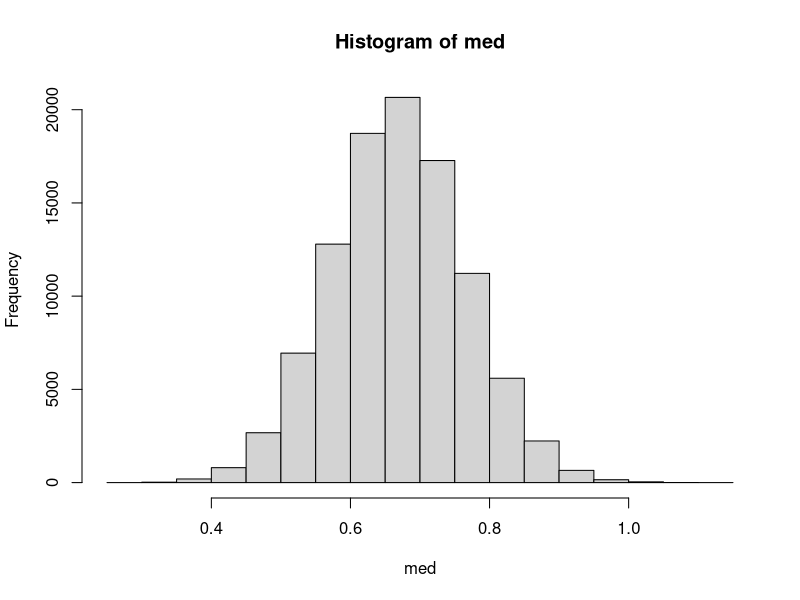

This figure's R source:
#Distribution of mean
y=rnorm(200)
return_median<-function(x)
{
  return(median(x))
}
med=rep(0,100000)
for(i in 1:100000)
{ y=rnorm(200)
  med[i]=quantile(y,0.75)
}
hist(med)
#bootstrap T confidence interval
boot_main=rep(0,1000)
sd_sub=rep(0,1000)
for(i in 1:1000)
{
  new_y=y[sample(1:200,200,replace = TRUE)]
  boot_main[i]=return_median(new_y)
  print(return_median(new_y))
  boot_sub=rep(0,1000)
  for(j in 1:1000)
  {
    newy=unique(new_y)
    newy=newy[sample(1:length(newy),length(newy),replace=TRUE)]
    boot_sub[j]=return_median(newy)
  }
  sd_sub[i]=sd(boot_sub)
  
}
act<-return_median(y)
t_stat=(boot_main-act)/sd_sub
(lower_cf=act-quantile(t_stat,0.975)*sd(boot_main))
(upper_cf=act-quantile(t_stat,0.025)*sd(boot_main))

# Perc, narrower than t
lower=quantile(boot_main,0.025)
lower
upper=quantile(boot_main,0.975)
upper
#basic, bit wider than t 
mean_centered=boot_main-act
mean_centered
(lower=act-quantile(mean_centered,0.975))
(upper=act-quantile(mean_centered,0.025))
#normal, wider than t bootstrap 
(lower=act-qnorm(0.975)*sd(boot_main))
(upper=act+qnorm(0.975)*sd(boot_main))
